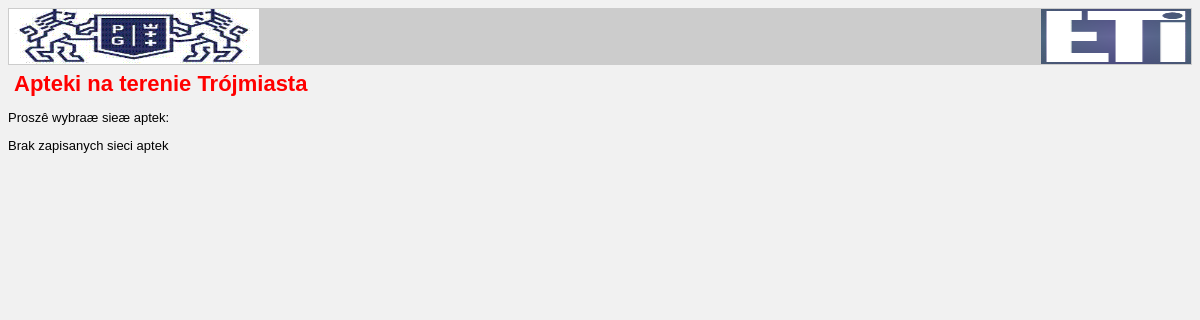
Before: / with the older database file.
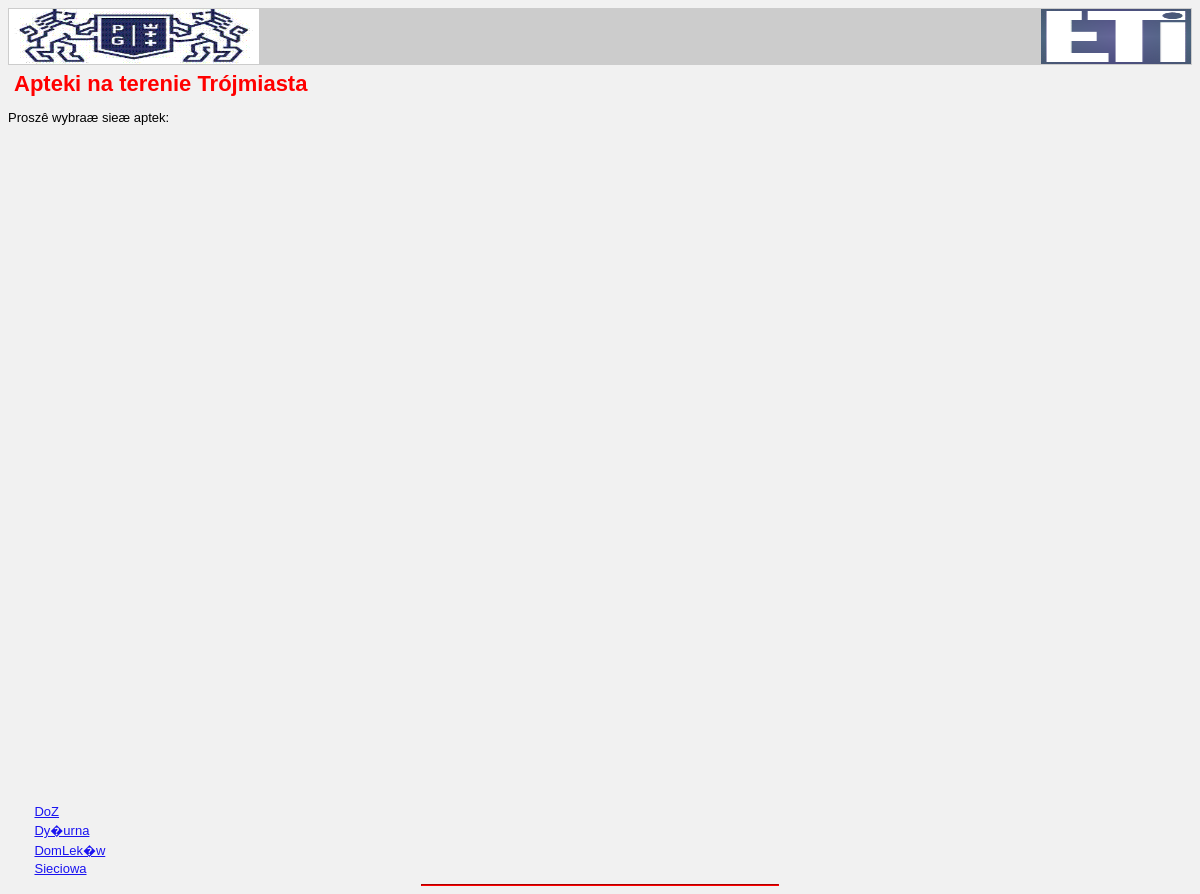
After: the same page with the newer database file.
### tables this page shows
create table sieci
(
  id_kom int unsigned not null auto_increment primary key,
  nazwakat char(60) not null
);

### funkcje_elementu.php (called while the page is built, shortened)
<?php
function pobierz_sieci() {
   $lacz = lacz_bd();
   $zapytanie = "select id_kom, nazwakat from sieci";
   $wynik = @$lacz->query($zapytanie);
   $ilosc_sieci = @$wynik->num_rows;
   if ($ilosc_sieci == 0) {
      return false;
   }
   $wynik = wynik_bd_do_tablicy($wynik);
   return $wynik;
}
?>

### funkcje_wyswietl.php (the view, shortened to what this page needs)
<?php
function tworz_naglowek_html($tytul = '', $llonst = 0, $llatst = 0) {
?>
  <html xmlns="http://www.w3.org/1999/xhtml" lang="en">
  <head>
  </head>
  <body>
  <table width="100%" border="0" cellspacing = "0" bgcolor="#cccccc">
  <tr>
  <td rowspan = "2">
  <a href = "index.php"><img src="obrazki/pg.gif" alt="Strona gÅ‚Ã³wna" border="0"
       align="left" valign="bottom" height = "55" width = "250"/></a>
  </td>
  <td rowspan = "2">
  </td>
  <td rowspan = "2">
  <a href = "index.php"><img src="obrazki/logo_eti.gif" alt="Strona gÅ‚Ã³wna" border="0"
       align="right" valign="bottom" height = "55" width = "150"/></a>
  </td>
  </tr>
  </table>
<?php
  if($tytul) {
    tworz_tytul_html($tytul);
  }
  ?>
   <div id="map"></div>
<?php
}
function tworz_stopke_html() {
?>
  </body>
  </html>
<?php
}
function tworz_tytul_html($naglowek) {
?>
  <h2><?php echo $naglowek; ?></h2>
<?php
}
function tworz_html_url($url, $nazwa) {
?>
  <a href="<?php echo $url; ?>"><?php echo $nazwa; ?></a><br />
<?php
}
function wyswietl_sieci($tablica_sieci) {
  if (!is_array($tablica_sieci)) {
     echo "<p>Brak zapisanych sieci aptek</p>";
     return;
  }
	echo "<table width = \"30%\" cellspacing = \"0\" border = \"0\">";
	foreach ($tablica_sieci as $rzad)
	{
	  $url = "pokaz_sieci.php?id_kom=".($rzad['id_kom']);
	  echo "<tr><td>";
	  if (@file_exists("obrazki/".$rzad['nazwakat'].".jpg")) {
		$tytul = "<img src=\"obrazki/".($rzad['nazwakat']).".jpg\"
				  style=\"border: 1px solid black\"/>";
		tworz_html_url($url, $tytul);
	  } else {
	     echo "</td><td>";
	     $tytul =  $rzad['nazwakat'];
	     tworz_html_url($url, $tytul);
	     echo "</td></tr>";
		}
	}
	echo "</table>";
  echo "<hr />";
}
?>

### index.php (shortened to what this page needs)
<?php
  $tablica_sieci = pobierz_sieci();
  tworz_naglowek_html("Apteki na terenie Trójmiasta");
  echo "<p>Proszê wybraæ sieæ aptek:</p>";
  wyswietl_sieci($tablica_sieci);
  tworz_stopke_html();
?>

### funkcje_wyswietl.php (style rules this page uses)
h2 { font-family: Arial, Helvetica, sans-serif; font-size: 22px; color: #FF0000; margin: 6px }
body { font-family: Arial, Helvetica, sans-serif; font-size: 13px; background: #F1F1F1 }
li, td { font-family: Arial, Helvetica, sans-serif; font-size: 13px }
hr { border-color: #FF0000; color: #FF0000; background-color: #FF0000; width: 30%; text-align: center; }
a { color: #1a13f0 }
#map { width:850px; height:700px; float:right; }

Changed rows visible on the page:
added sieci: nazwakat "DoZ"
added sieci: nazwakat "Dy�urna"
added sieci: nazwakat "DomLek�w"
added sieci: nazwakat "Sieciowa"
Other visible differences:
text no longer shown: "Brak zapisanych sieci aptek"
